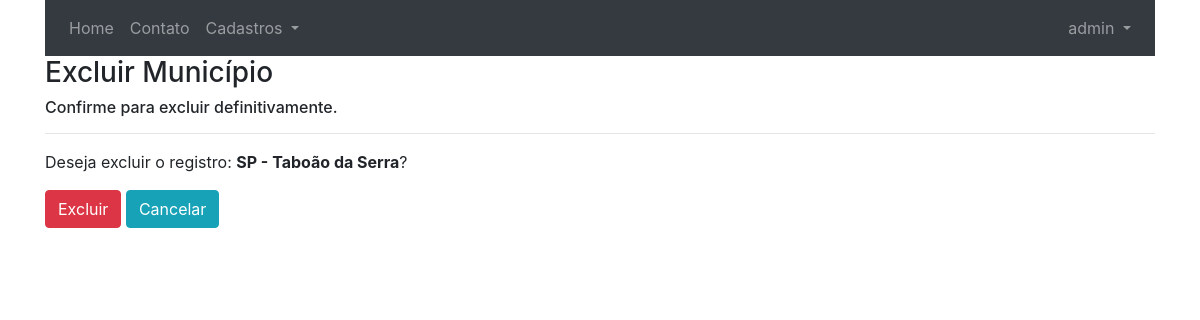
Page /excluir/municipio/1/ (signed in) on the earlier database version.
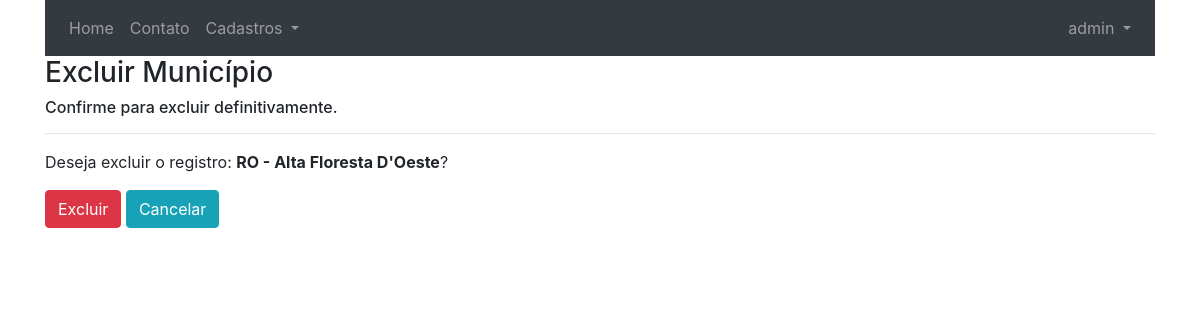
Same page on the later database version.
### cadastros/models.py (models this page shows)
class Municipio(models.Model):
    uf = models.CharField(max_length=2, choices=ESTADOS_BRASILEIROS, verbose_name="UF")                # noqa : E501
    cod_uf = models.IntegerField(max_length=2, verbose_name="Cód UF")
    cod_munic = models.CharField(max_length=5, verbose_name="Cód Munic")
    municipio = models.CharField(max_length=100, verbose_name="Município")
    populacao = models.DecimalField(max_digits=10, decimal_places=0, verbose_name="População")         # noqa : E501
    usuario = models.ForeignKey(User, on_delete=models.PROTECT)
    class Meta:
        verbose_name = 'Município'
        verbose_name_plural = 'Municípios'
    def __str__(self):
        return "{} - {}".format(self.uf, self.municipio)

### cadastros/views.py (the view)
# urls.py: path('excluir/municipio/<int:pk>/', MunicipioDelete.as_view(), name='excluir-municipio'),       # noqa : E501
class MunicipioDelete(GroupRequiredMixin, LoginRequiredMixin, DeleteView):
    login_url = reverse_lazy('login')
    group_required = u"Administrador"
    model = Municipio
    template_name = 'cadastros/form-excluir.html'
    success_url = reverse_lazy('listar-municipios')
    def get_context_data(self, *args, **kwargs):
        context = super().get_context_data(*args, **kwargs)
        context['titulo'] = 'Excluir Município'
        return context
    def get_object(self, queryset=None):
        self.object = get_object_or_404(Municipio, pk=self.kwargs['pk'],usuario=self.request.user)                      # noqa : E501
        return self.object

### cadastros/templates/cadastros/form-excluir.html (shortened to what this page needs)
{% extends 'core/base.html' %}
{% load static %}
{% block content %}
    <h3>{{ titulo }}</h3>
    <h6>Confirme para excluir definitivamente.</h6>
    <hr>
    <form method="post">
        <p>Deseja excluir o registro: <strong>{{ object }}</strong>?</p>
        <button class="btn btn-danger" type="submit">Excluir</button>
        <a class="btn btn-info" href="{% url 'index' %}">Cancelar</a>
    </form>
{% endblock %}

Differences in the rows shown:
changed Municipio: uf+municipio "SP - Taboão da Serra" → "RO - Alta Floresta D'Oeste"
